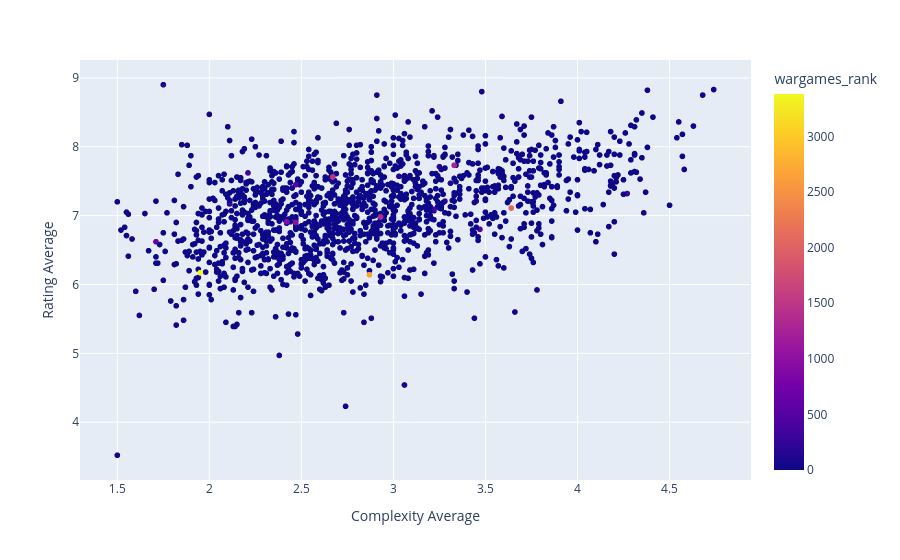

Notebook source saved alongside this figure:
### Code cell
fig = px.scatter(df_join[df_join['Domains']=='Strategy Games'], x="Complexity Average", y="Rating Average", color="wargames_rank")
fig.show()

### Figure 1 — Plotly figure (JSON) as saved in the notebook; plotly's stock layout.template omitted (floating-point values rounded to 4 significant figures; data arrays with more than 128 entries replaced by an {"elided": "..."} marker saying what was removed)
{"data": [{"hovertemplate": "Complexity Average=%{x}<br>Rating Average=%{y}<br>wargames_rank=%{marker.color}<extra></extra>", "legendgroup": "", "marker": {"color": {"elided": "1455 int values"}, "coloraxis": "coloraxis", "symbol": "circle"}, "mode": "markers", "name": "", "showlegend": false, "type": "scattergl", "x": {"elided": "1455 float values"}, "xaxis": "x", "y": {"elided": "1455 float values"}, "yaxis": "y"}], "layout": {"coloraxis": {"colorbar": {"title": {"text": "wargames_rank"}}, "colorscale": [[0, "#0d0887"], [0.1111, "#46039f"], [0.2222, "#7201a8"], [0.3333, "#9c179e"], [0.4444, "#bd3786"], [0.5556, "#d8576b"], [0.6667, "#ed7953"], [0.7778, "#fb9f3a"], [0.8889, "#fdca26"], [1, "#f0f921"]]}, "legend": {"tracegroupgap": 0}, "margin": {"t": 60}, "xaxis": {"anchor": "y", "domain": [0, 1], "title": {"text": "Complexity Average"}}, "yaxis": {"anchor": "x", "domain": [0, 1], "title": {"text": "Rating Average"}}}}
